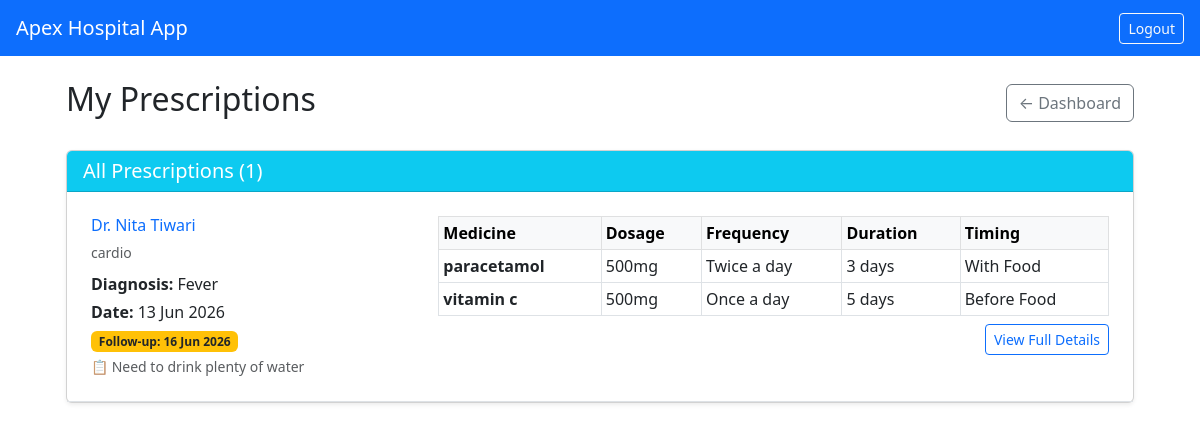
The page /my-prescriptions/ (signed in) on the database its author committed.
### accounts/models.py (models this page shows, shortened)
class Prescription(models.Model):
    doctor = models.ForeignKey(DoctorProfile, on_delete=models.CASCADE, related_name='prescriptions')
    patient = models.ForeignKey(PatientProfile, on_delete=models.CASCADE, related_name='prescriptions')
    appointment = models.ForeignKey(Appointment, on_delete=models.SET_NULL, null=True, blank=True, related_name='prescriptions')
    diagnosis = models.CharField(max_length=255)
    instructions = models.TextField(blank=True)
    created_at = models.DateTimeField(auto_now_add=True)
    follow_up_date = models.DateField(null=True, blank=True)
    class Meta:
        ordering = ['-created_at']   # newest first

class DoctorProfile(models.Model):
    user_profile = models.OneToOneField(
        UserProfile, on_delete=models.CASCADE, related_name='doctor'
    )
    specialization = models.CharField(max_length=100)
    license_number = models.CharField(max_length=50, unique=True)
    experience_years = models.PositiveIntegerField(default=0)
    bio = models.TextField(blank=True)

class UserProfile(models.Model):
    ROLE_CHOICES = (
        ('doctor', 'Doctor'),
        ('patient', 'Patient'),
    )
    user = models.OneToOneField(
        User, on_delete=models.CASCADE, related_name='profile'
    )
    role = models.CharField(max_length=10, choices=ROLE_CHOICES)
    phone = models.CharField(max_length=15, blank=True)

class PrescriptionItem(models.Model):
    FREQUENCY_CHOICES = [
        ('once',       'Once a day'),
        ('twice',      'Twice a day'),
        ('thrice',     'Three times a day'),
        ('four_times', 'Four times a day'),
        ('sos',        'SOS (as needed)'),
    ]
    TIMING_CHOICES = [
        ('before_food', 'Before Food'),
        ('after_food',  'After Food'),
        ('with_food',   'With Food'),
        ('empty_stomach', 'Empty Stomach'),
    ]
    prescription   = models.ForeignKey(Prescription, on_delete=models.CASCADE, related_name='items')
    medicine_name  = models.CharField(max_length=200)
    dosage         = models.CharField(max_length=100)   # e.g. "500mg", "10ml"
    frequency      = models.CharField(max_length=20, choices=FREQUENCY_CHOICES)
    duration       = models.CharField(max_length=100)   # e.g. "5 days", "1 week"
    timing         = models.CharField(max_length=20, choices=TIMING_CHOICES, blank=True)
    notes          = models.CharField(max_length=255, blank=True)

### accounts/views.py (the view)
# urls.py: path('my-prescriptions/',views.patient_prescriptions,name='patient_prescriptions'),
@login_required
def patient_prescriptions(request):
    if request.user.profile.role != 'patient':
        return redirect('doctor_dashboard')
    patient       = request.user.profile.patient
    prescriptions = Prescription.objects.filter(
        patient=patient
    ).prefetch_related('items').select_related('doctor__user_profile__user')
    return render(request, 'accounts/patient_prescriptions.html', {
        'patient'      : patient,
        'prescriptions': prescriptions,
    })

### accounts/templates/accounts/patient_prescriptions.html
{% extends 'accounts/base.html' %}
{% block content %}
<div class="container-fluid px-4">
  <div class="d-flex justify-content-between align-items-center mb-4">
    <h2> My Prescriptions</h2>
    <a href="{% url 'patient_dashboard' %}" class="btn btn-outline-secondary">
      ← Dashboard
    </a>
  </div>
  <div class="card shadow-sm">
    <div class="card-header bg-info text-white">
      <h5 class="mb-0">All Prescriptions ({{ prescriptions.count }})</h5>
    </div>
    <div class="card-body p-0">
      {% if prescriptions %}
        {% for p in prescriptions %}
        <div class="p-4 border-bottom">
          <div class="row">
            <div class="col-md-4">
              <h6 class="text-primary mb-1">
                Dr. {{ p.doctor.user_profile.user.get_full_name }}
              </h6>
              <small class="text-muted">
                {{ p.doctor.specialization }}
              </small>
              <p class="mt-2 mb-1">
                <strong>Diagnosis:</strong> {{ p.diagnosis }}
              </p>
              <p class="mb-1">
                <strong>Date:</strong> {{ p.created_at|date:"d M Y" }}
              </p>
              {% if p.follow_up_date %}
              <p class="mb-1">
                <span class="badge bg-warning text-dark">
                  Follow-up: {{ p.follow_up_date|date:"d M Y" }}
                </span>
              </p>
              {% endif %}
              {% if p.instructions %}
              <p class="mb-0 text-muted small">
                📋 {{ p.instructions }}
              </p>
              {% endif %}
            </div>
            <div class="col-md-8">
              <table class="table table-sm table-bordered mb-0">
                <thead class="table-light">
                  <tr>
                    <th>Medicine</th>
                    <th>Dosage</th>
                    <th>Frequency</th>
                    <th>Duration</th>
                    <th>Timing</th>
                  </tr>
                </thead>
                <tbody>
                  {% for item in p.items.all %}
                  <tr>
                    <td><strong>{{ item.medicine_name }}</strong></td>
                    <td>{{ item.dosage }}</td>
                    <td>{{ item.get_frequency_display }}</td>
                    <td>{{ item.duration }}</td>
                    <td>{{ item.get_timing_display|default:"—" }}</td>
                  </tr>
                  {% endfor %}
                </tbody>
              </table>
              <div class="mt-2 text-end">
                <a href="{% url 'prescription_detail' p.id %}"
                   class="btn btn-sm btn-outline-primary">
                  View Full Details
                </a>
              </div>
            </div>
          </div>
        </div>
        {% endfor %}
      {% else %}
        <div class="text-center py-5">
          <div style="font-size:3rem">💊</div>
          <h5 class="mt-2 text-muted">No prescriptions yet</h5>
          <p class="text-muted">Your doctor will add prescriptions after your appointment.</p>
        </div>
      {% endif %}
    </div>
  </div>
</div>
{% endblock %}

### rows shown on the page
Prescription: doctor.user_profile.user.get_full_name "Nita Tiwari", doctor.specialization "cardio", diagnosis "Fever", created_at "13 Jun 2026", follow_up_date "16 Jun 2026", instructions "Need to drink plenty of water"
PrescriptionItem: medicine_name "paracetamol", dosage "500mg", frequency "Twice a day", duration "3 days", timing "With Food"
PrescriptionItem: medicine_name "vitamin c", dosage "500mg", frequency "Once a day", duration "5 days", timing "Before Food"

### other values the page prints
{{ prescriptions.count }} "1"
